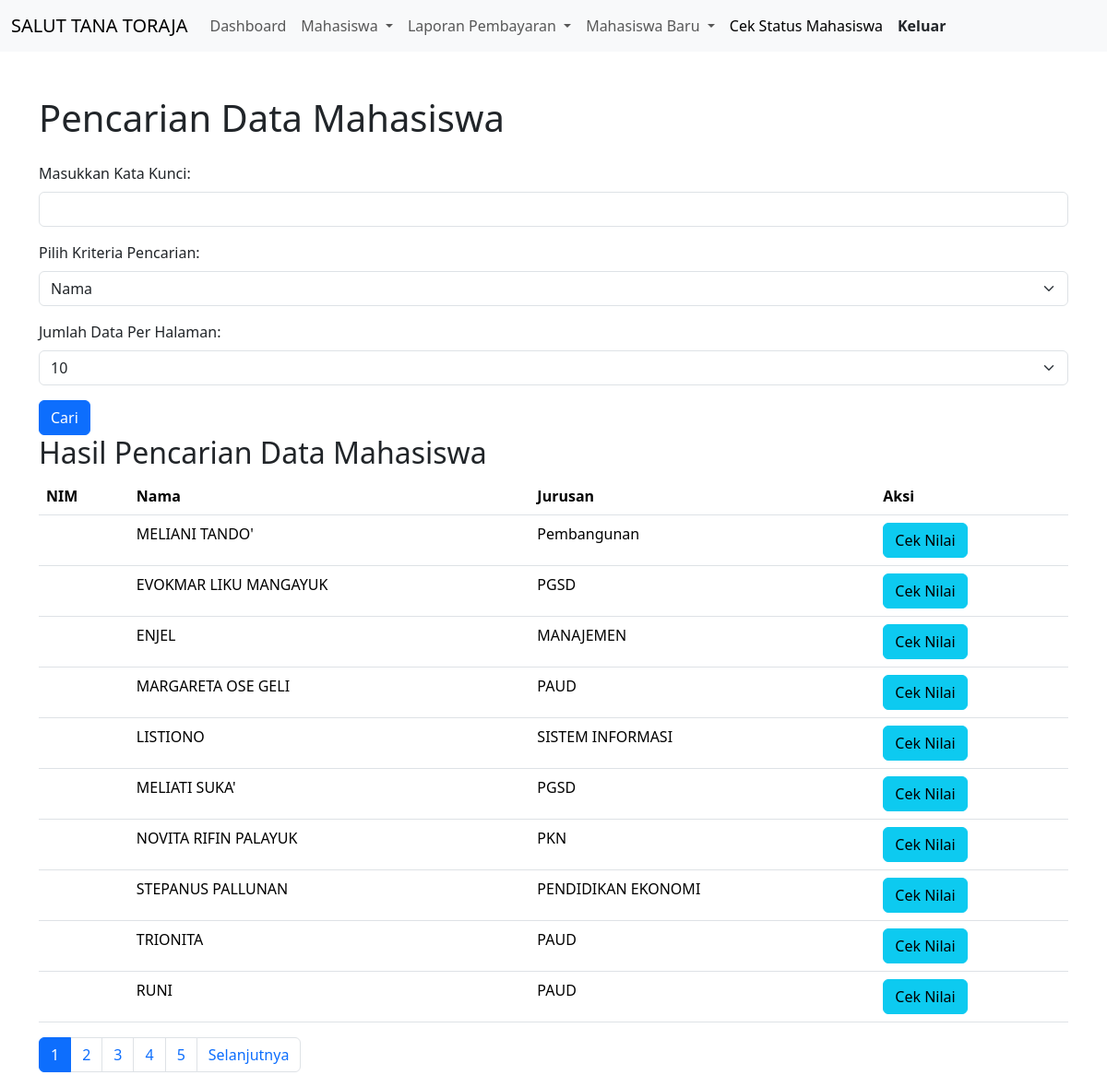
The page /admin/cekstatus/pencarian.php on the database its author committed.
### tables this page shows
CREATE TABLE `mahasiswa` (
  `No` int(11) NOT NULL AUTO_INCREMENT,
  `Nim` text NOT NULL,
  `JalurProgram` enum('RPL','Reguler') NOT NULL,
  `NamaLengkap` varchar(100) NOT NULL,
  `TempatLahir` varchar(50) DEFAULT NULL,
  `TanggalLahir` date DEFAULT NULL,
  `NamaIbuKandung` varchar(100) DEFAULT NULL,
  `NIK` varchar(16) DEFAULT NULL,
  `Jurusan` varchar(50) DEFAULT NULL,
  `NomorHP` varchar(15) DEFAULT NULL,
  `Email` varchar(255) DEFAULT NULL,
  `Password` varchar(20) NOT NULL,
  `Agama` varchar(20) NOT NULL,
  `JenisKelamin` varchar(20) NOT NULL,
  `StatusPerkawinan` varchar(20) NOT NULL,
  `NomorHPAlternatif` varchar(15) DEFAULT NULL,
  `NomorIjazah` varchar(20) DEFAULT NULL,
  `TahunIjazah` year(4) DEFAULT NULL,
  `NISN` varchar(10) DEFAULT NULL,
  `LayananPaketSemester` varchar(20) NOT NULL,
  `DiInputOleh` varchar(50) DEFAULT NULL,
  `DiInputPada` datetime DEFAULT current_timestamp(),
  `DiEditPada` datetime NOT NULL DEFAULT current_timestamp(),
  `STATUS_INPUT_SIA` varchar(50) NOT NULL,
  PRIMARY KEY (`No`),
  UNIQUE KEY `NIK` (`NIK`)
);

### admin/cekstatus/pencarian.php (the view, shortened to what this page needs)
<?php
require_once "../koneksi.php";
$dataMahasiswa = array();
$pencarian = isset($_GET['pencarian']) ? $_GET['pencarian'] : "";
$kriteria = isset($_GET['kriteria']) ? $_GET['kriteria'] : "nama";
$pencarian = $koneksi->real_escape_string($pencarian);
$sql = "SELECT No, Nim, NamaLengkap AS Nama, Jurusan FROM mahasiswa WHERE ";
if ($kriteria == 'nim') {
    $sql .= "Nim LIKE '%$pencarian%'";
} elseif ($kriteria == 'nama') {
    $sql .= "NamaLengkap LIKE '%$pencarian%'";
} elseif ($kriteria == 'jurusan') {
    $sql .= "Jurusan LIKE '%$pencarian%'";
}
$result = $koneksi->query($sql);
$jumlahDataPerHalaman = isset($_GET['limit']) ? $_GET['limit'] : 10;
$jumlahData = $result->num_rows;
$jumlahHalaman = ceil($jumlahData / $jumlahDataPerHalaman);
$halamanAktif = isset($_GET['halaman']) ? $_GET['halaman'] : 1;
$awalData = ($halamanAktif - 1) * $jumlahDataPerHalaman;
$sql .= " LIMIT $awalData, $jumlahDataPerHalaman";
$result = $koneksi->query($sql);
if ($result->num_rows > 0) {
    while($row = $result->fetch_assoc()) {
        $dataMahasiswa[] = $row;
    }
} else {
    echo "Tidak ada hasil yang ditemukan.";
}
?>
<!DOCTYPE html>
<html lang="id">
<head>
    <link rel="stylesheet" href="https://cdn.jsdelivr.net/npm/bootstrap@5.3.3/dist/css/bootstrap.min.css">
</head>
<body>
<nav class="navbar navbar-expand-lg bg-body-tertiary">
  <div class="container-fluid">
    <a class="navbar-brand" href="#">SALUT TANA TORAJA</a>
    <div class="collapse navbar-collapse" id="navbarNav">
      <ul class="navbar-nav me-auto mb-2 mb-lg-0">
        <li class="nav-item">
          <a class="nav-link" aria-current="page" href="../dashboard.php">Dashboard</a>
        </li>
        <li class="nav-item dropdown">
          <a class="nav-link dropdown-toggle" href="../mahasiswa.php" role="button" data-bs-toggle="dropdown" aria-expanded="false">
            Mahasiswa
          </a>
        </li>
        <li class="nav-item dropdown">
          <a class="nav-link dropdown-toggle" href="./" role="button" data-bs-toggle="dropdown" aria-expanded="false">
            Laporan Pembayaran
          </a>
        </li>
        <li class="nav-item dropdown">
          <a class="nav-link dropdown-toggle" role="button" data-bs-toggle="dropdown" aria-expanded="false">
            Mahasiswa Baru
          </a>
        </li>
        <li class="nav-item">
          <a class="nav-link active" aria-current="page" href="../cekstatus/pencarian.php">Cek Status Mahasiswa</a>
        </li>
        <li class="nav-item">
            <a class="nav-link btn btn-warning text-dark fw-bold" href="../logout.php">Keluar</a>
        </li>
      </ul>
    </div>
  </div>
</nav>
<div class="container mt-5">
    <h1 class="mb-4">Pencarian Data Mahasiswa</h1>
    <form action="<?php echo htmlspecialchars($_SERVER["PHP_SELF"]); ?>" method="GET">
        <div class="mb-3">
            <label for="pencarian" class="form-label">Masukkan Kata Kunci:</label>
            <input type="text" class="form-control" id="pencarian" name="pencarian" value="<?php echo isset($_GET['pencarian']) ? $_GET['pencarian'] : ''; ?>">
        </div>
        <div class="mb-3">
            <label for="kriteria" class="form-label">Pilih Kriteria Pencarian:</label>
            <select class="form-select" id="kriteria" name="kriteria">
                <option value="nama" <?php if ($kriteria == 'nama') echo 'selected'; ?>>Nama</option>
            </select>
        </div>
        <div class="mb-3">
            <label for="limit" class="form-label">Jumlah Data Per Halaman:</label>
            <select class="form-select" id="limit" name="limit">
                <option value="10" <?php if ($jumlahDataPerHalaman == 10) echo 'selected'; ?>>10</option>
            </select>
        </div>
        <button type="submit" class="btn btn-primary">Cari</button>
    </form>
    <?php if (!empty($dataMahasiswa)): ?>
    <h2>Hasil Pencarian Data Mahasiswa</h2>
    <table class="table">
        <thead>
            <tr>
                <th>NIM</th>
                <th>Nama</th>
                <th>Jurusan</th>
                <th>Aksi</th>
            </tr>
        </thead>
        <tbody>
            <?php foreach ($dataMahasiswa as $mahasiswa): ?>
            <tr>
                <td><?php echo $mahasiswa['Nim']; ?></td>
                <td><?php echo $mahasiswa['Nama']; ?></td>
                <td><?php echo $mahasiswa['Jurusan']; ?></td>
                <td>
                    <button type="button" class="btn btn-info" data-bs-toggle="modal" data-bs-target="#modalPilihMasa" data-nim="<?php echo $mahasiswa['No']; ?>">
                        Cek Nilai
                    </button>
                </td>
            </tr>
            <?php endforeach; ?>
        </tbody>
    </table>
    <?php endif; ?>
    <nav aria-label="Page navigation example">
        <ul class="pagination">
            <?php for ($i = 1; $i <= $jumlahHalaman; $i++): ?>
                <li class="page-item <?php echo ($i == $halamanAktif) ? 'active' : ''; ?>"><a class="page-link" href="?halaman=<?php echo $i; ?>&limit=<?php echo $jumlahDataPerHalaman; ?>"><?php echo $i; ?></a></li>
            <?php endfor; ?>
            <?php if ($halamanAktif < $jumlahHalaman): ?>
                <li class="page-item"><a class="page-link" href="?halaman=<?php echo $halamanAktif + 1; ?>&limit=<?php echo $jumlahDataPerHalaman; ?>">Selanjutnya</a></li>
            <?php endif; ?>
        </ul>
    </nav>
</div>
</body>
</html>

### rows shown on the page
mahasiswa: NamaLengkap "MELIANI TANDO'", Jurusan "Pembangunan"
mahasiswa: NamaLengkap "EVOKMAR LIKU MANGAYUK", Jurusan "PGSD"
mahasiswa: NamaLengkap "ENJEL", Jurusan "MANAJEMEN"
mahasiswa: NamaLengkap "MARGARETA OSE GELI", Jurusan "PAUD"
mahasiswa: NamaLengkap "LISTIONO", Jurusan "SISTEM INFORMASI"
mahasiswa: NamaLengkap "MELIATI SUKA'", Jurusan "PGSD"
mahasiswa: NamaLengkap "NOVITA RIFIN PALAYUK", Jurusan "PKN"
mahasiswa: NamaLengkap "STEPANUS PALLUNAN", Jurusan "PENDIDIKAN EKONOMI"
mahasiswa: NamaLengkap "TRIONITA", Jurusan "PAUD"
mahasiswa: NamaLengkap "RUNI", Jurusan "PAUD"
